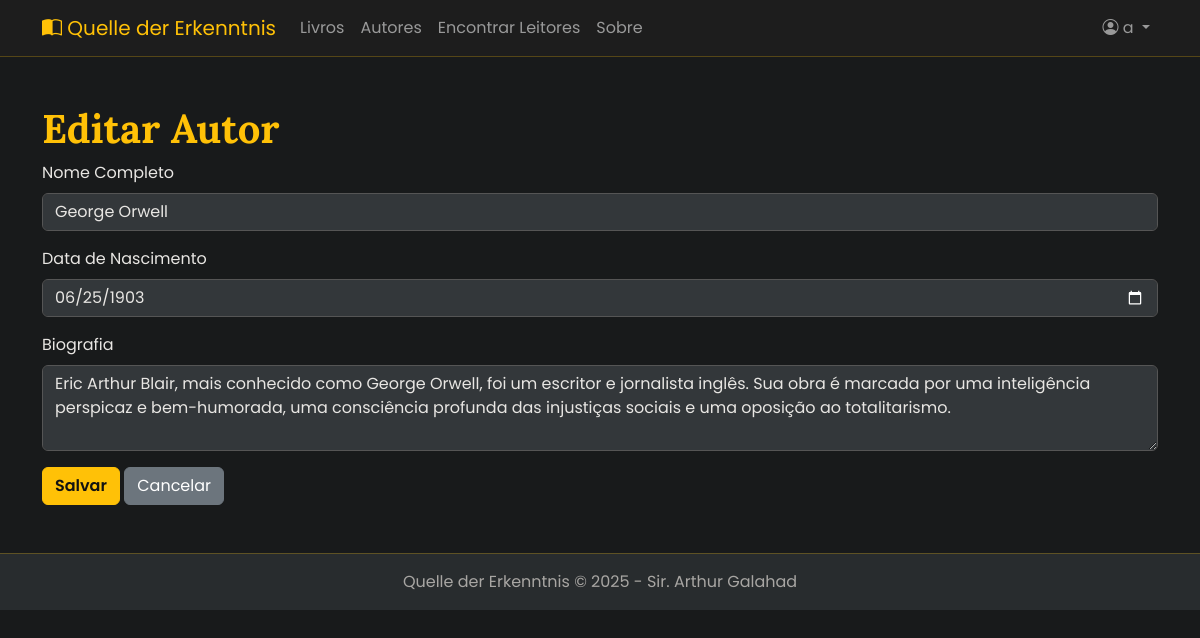
The page /authors/2/edit (signed in) on the database its author committed.
### tables this page shows
CREATE TABLE users (
  id INTEGER PRIMARY KEY AUTOINCREMENT,
  username TEXT UNIQUE NOT NULL,
  password_hash TEXT NOT NULL,
  bio TEXT,
  pfp_url TEXT DEFAULT 'https://upload.wikimedia.org/wikipedia/commons/thumb/a/a4/Le_Penseur_by_Rodin_%28Kunsthalle_Bielefeld%29_2014-04-10.JPG/1200px-Le_Penseur_by_Rodin_%28Kunsthalle_Bielefeld%29_2014-04-10.JPG',
  created_at TIMESTAMP NOT NULL DEFAULT CURRENT_TIMESTAMP
);

CREATE TABLE authors (
  id INTEGER PRIMARY KEY AUTOINCREMENT,
  name TEXT NOT NULL,
  birth_date TEXT,
  biography TEXT
);

### app/routes.py (the view)
@bp.route('/authors/<int:author_id>/edit', methods=('GET', 'POST'))
@login_required
def edit_author(author_id):
    author = author_service.get_author_by_id(author_id)
    if author is None: abort(404)
    if request.method == 'POST':
        author_service.update_author(author_id, request.form)
        flash('Autor atualizado com sucesso!', 'success')
        return redirect(url_for('main.list_authors'))
    return render_template('authors/form_author.html', author=author)

### app/database.py (called while the page is built)
def get_db():
    if 'db' not in g:
        g.db = sqlite3.connect(
            current_app.config['DATABASE'],
            detect_types=sqlite3.PARSE_DECLTYPES
        )
        g.db.row_factory = sqlite3.Row
        g.db.create_function("unaccent", 1, unaccent_function)
    return g.db

### app/repositories.py (called while the page is built)
    def find_by_id(self, user_id):
        return get_db().execute('SELECT * FROM users WHERE id = ?', (user_id,)).fetchone()

    def get_friend_requests(self, user_id):
        return get_db().execute(
            """SELECT u.id, u.username, u.pfp_url FROM friendships f
               JOIN users u ON f.requester_id = u.id
               WHERE f.addressee_id = ? AND f.status = 'pending'""",
            (user_id,)
        ).fetchall()

    def find_by_id(self, author_id):
        return get_db().execute('SELECT * FROM authors WHERE id = ?', (author_id,)).fetchone()

### app/routes.py (called while the page is built)
def login_required(view):
    @functools.wraps(view)
    def wrapped_view(**kwargs):
        if g.user is None:
            flash('Você precisa estar logado para acessar esta página.', 'warning')
            return redirect(url_for('main.login'))
        return view(**kwargs)
    return wrapped_view

@bp.before_app_request
def load_logged_in_user():
    user_id = session.get('user_id')
    if user_id is None:
        g.user = None
        g.friend_requests = []
    else:
        g.user = user_service.repo.find_by_id(user_id)
        if g.user:
            g.friend_requests = user_service.get_friend_requests(g.user['id'])
        else:
            g.friend_requests = []

### app/services.py (called while the page is built)
    def get_friend_requests(self, user_id):
        return self.repo.get_friend_requests(user_id)

    def get_author_by_id(self, author_id):
        return self.repo.find_by_id(author_id)

### app/templates/authors/form_author.html
{% extends 'base.html' %} {% set form_title = 'Adicionar Novo Autor' if not
author else 'Editar Autor' %} {% block title %}{{ form_title }}{% endblock %} {%
block content %}
<h1>{{ form_title }}</h1>
<form method="POST">
    <div class="mb-3">
        <label for="name" class="form-label">Nome Completo</label>
        <input
            type="text"
            class="form-control"
            id="name"
            name="name"
            value="{{ author.name if author else '' }}"
            required
        />
    </div>
    <div class="mb-3">
        <label for="birth_date" class="form-label">Data de Nascimento</label>
        <input
            type="date"
            class="form-control"
            id="birth_date"
            name="birth_date"
            value="{{ author.birth_date if author else '' }}"
        />
    </div>
    <div class="mb-3">
        <label for="biography" class="form-label">Biografia</label>
        <textarea class="form-control" id="biography" name="biography" rows="3">
{{ author.biography if author else '' }}</textarea
        >
    </div>
    <button type="submit" class="btn btn-primary">Salvar</button>
    <a href="{{ url_for('main.list_authors') }}" class="btn btn-secondary"
        >Cancelar</a
    >
</form>
{% endblock %}

### app/templates/partials/_navbar.html (shortened to what this page needs)
<nav class="navbar navbar-expand-lg bg-body-tertiary border-bottom" data-bs-theme="dark" style="position: relative; z-index: 1030;">
    <div class="container">
      <a class="navbar-brand" href="{{ url_for('main.index') }}">
        <i class="bi bi-book-half"></i> Quelle der Erkenntnis
      </a>
      <div class="collapse navbar-collapse" id="navbarNav">
        <ul class="navbar-nav me-auto mb-2 mb-lg-0">
          <li class="nav-item">
            <a class="nav-link" href="{{ url_for('main.list_books') }}">Livros</a>
          </li>
          <li class="nav-item">
            <a class="nav-link" href="{{ url_for('main.list_authors') }}">Autores</a>
          </li>
          <li class="nav-item">
            <a class="nav-link" href="{{ url_for('main.users_list') }}">Encontrar Leitores</a>
          </li>
           <li class="nav-item">
            <a class="nav-link" href="{{ url_for('main.about') }}">Sobre</a>
          </li>
        </ul>
        <ul class="navbar-nav">
          {% if g.user %}
            <li class="nav-item dropdown">
              <a class="nav-link dropdown-toggle" href="#" role="button" data-bs-toggle="dropdown" aria-expanded="false">
                <i class="bi bi-person-circle"></i>
                {{ g.user.username }}
              </a>
            </li>
          {% endif %}
        </ul>
      </div>
    </div>
</nav>

### app/static/css/style.css (style rules this page uses)
:root { --color-background: #181a1b; --color-surface: #282c2e; --color-primary: #ffc107; --color-primary-hover: #ffd54f; --color-text: #e8e6e3; --color-text-secondary: #a8a6a3; --font-primary: 'Poppins', sans-serif; --font-secondary: 'Lora', serif; --border-radius: 8px; --shadow: 0 4px 20px rgba(0, 0, 0, 0.5); }
body { background-color: var(--color-background); color: var(--color-text); font-family: var(--font-primary); }
h1, h2, h3, h4, h5, h6 { font-family: var(--font-secondary); font-weight: 700; }
h1, h2, .navbar-brand { color: var(--color-primary); }
a { color: var(--color-primary); text-decoration: none; transition: color 0.2s ease; }
.navbar { background-color: rgba(30, 30, 30, 0.9) !important; backdrop-filter: blur(5px); border-bottom: 1px solid rgba(255, 193, 7, 0.25) !important; position: relative; z-index: 1030; }
.form-control, .form-select { background-color: #33373a; color: var(--color-text); border: 1px solid #555; }
.btn-primary { background-color: var(--color-primary); border-color: var(--color-primary); color: #121212; font-weight: 600; }

### rows shown on the page
users: user.username "a"
authors: name "George Orwell", birth_date "06/25/1903", biography "Eric Arthur Blair, mais conhecido como George Orwell, foi um escritor e jornalista inglês. Sua obra é marcada por uma inteligência perspicaz e bem-humorada, uma consciência profunda das injustiças sociais e uma oposição ao totalitarismo."
